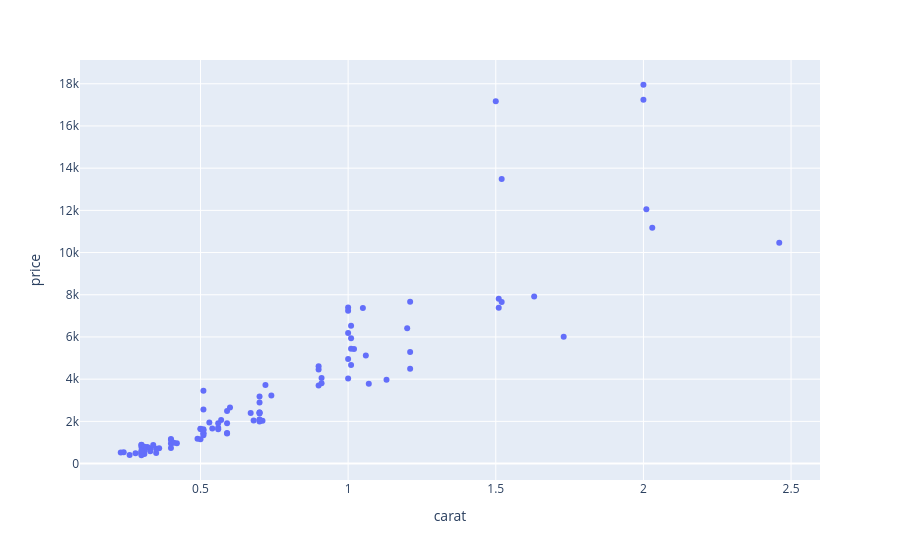

Notebook code cell kept with this figure:
### Code cell
fig = px.scatter(sample , x = 'carat', y = 'price')
fig
